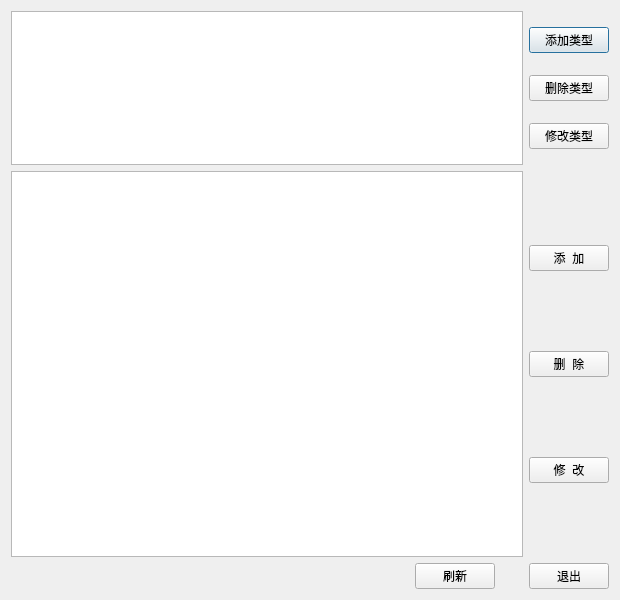
<?xml version="1.0" encoding="UTF-8"?>
<ui version="4.0">
 <class>CLocalOprTable</class>
 <widget class="QDialog" name="CLocalOprTable">
  <property name="geometry">
   <rect>
    <x>0</x>
    <y>0</y>
    <width>620</width>
    <height>600</height>
   </rect>
  </property>
  <property name="windowTitle">
   <string>现地操作管理</string>
  </property>
  <property name="styleSheet">
   <string notr="true">font: 14pt &quot;宋体&quot;;</string>
  </property>
  <layout class="QGridLayout" name="gridLayout" rowstretch="2,5,0">
   <item row="0" column="0" colspan="2">
    <layout class="QHBoxLayout" name="horizontalLayout">
     <item>
      <widget class="QListWidget" name="listLocalOprType">
       <property name="editTriggers">
        <set>QAbstractItemView::NoEditTriggers</set>
       </property>
       <property name="selectionMode">
        <enum>QAbstractItemView::ExtendedSelection</enum>
       </property>
       <property name="selectionBehavior">
        <enum>QAbstractItemView::SelectRows</enum>
       </property>
      </widget>
     </item>
     <item>
      <layout class="QVBoxLayout" name="verticalLayout">
       <item>
        <widget class="QPushButton" name="buttonTypeAdd">
         <property name="text">
          <string>添加类型</string>
         </property>
        </widget>
       </item>
       <item>
        <widget class="QPushButton" name="buttonTypeDel">
         <property name="text">
          <string>删除类型</string>
         </property>
        </widget>
       </item>
       <item>
        <widget class="QPushButton" name="buttonTypeModify">
         <property name="text">
          <string>修改类型</string>
         </property>
        </widget>
       </item>
      </layout>
     </item>
    </layout>
   </item>
   <item row="1" column="0" colspan="2">
    <layout class="QHBoxLayout" name="horizontalLayout_2">
     <item>
      <widget class="QTableWidget" name="listLocalOpr">
       <property name="editTriggers">
        <set>QAbstractItemView::NoEditTriggers</set>
       </property>
       <property name="selectionBehavior">
        <enum>QAbstractItemView::SelectRows</enum>
       </property>
       <property name="showGrid">
        <bool>false</bool>
       </property>
       <attribute name="horizontalHeaderVisible">
        <bool>false</bool>
       </attribute>
       <attribute name="horizontalHeaderStretchLastSection">
        <bool>true</bool>
       </attribute>
       <attribute name="verticalHeaderVisible">
        <bool>false</bool>
       </attribute>
      </widget>
     </item>
     <item>
      <layout class="QVBoxLayout" name="verticalLayout_2">
       <item>
        <widget class="QPushButton" name="buttonAdd">
         <property name="text">
          <string>添  加</string>
         </property>
        </widget>
       </item>
       <item>
        <widget class="QPushButton" name="buttonDel">
         <property name="text">
          <string>删  除</string>
         </property>
        </widget>
       </item>
       <item>
        <widget class="QPushButton" name="buttonModify">
         <property name="text">
          <string>修  改</string>
         </property>
        </widget>
       </item>
      </layout>
     </item>
    </layout>
   </item>
   <item row="2" column="0">
    <spacer name="horizontalSpacer">
     <property name="orientation">
      <enum>Qt::Horizontal</enum>
     </property>
     <property name="sizeHint" stdset="0">
      <size>
       <width>411</width>
       <height>20</height>
      </size>
     </property>
    </spacer>
   </item>
   <item row="2" column="1">
    <layout class="QHBoxLayout" name="horizontalLayout_3">
     <item>
      <widget class="QPushButton" name="buttonRefresh">
       <property name="text">
        <string>刷新</string>
       </property>
      </widget>
     </item>
     <item>
      <spacer name="horizontalSpacer_2">
       <property name="orientation">
        <enum>Qt::Horizontal</enum>
       </property>
       <property name="sizeHint" stdset="0">
        <size>
         <width>40</width>
         <height>20</height>
        </size>
       </property>
      </spacer>
     </item>
     <item>
      <widget class="QPushButton" name="buttonExit">
       <property name="text">
        <string>退出</string>
       </property>
      </widget>
     </item>
    </layout>
   </item>
  </layout>
 </widget>
 <resources/>
 <connections/>
</ui>
